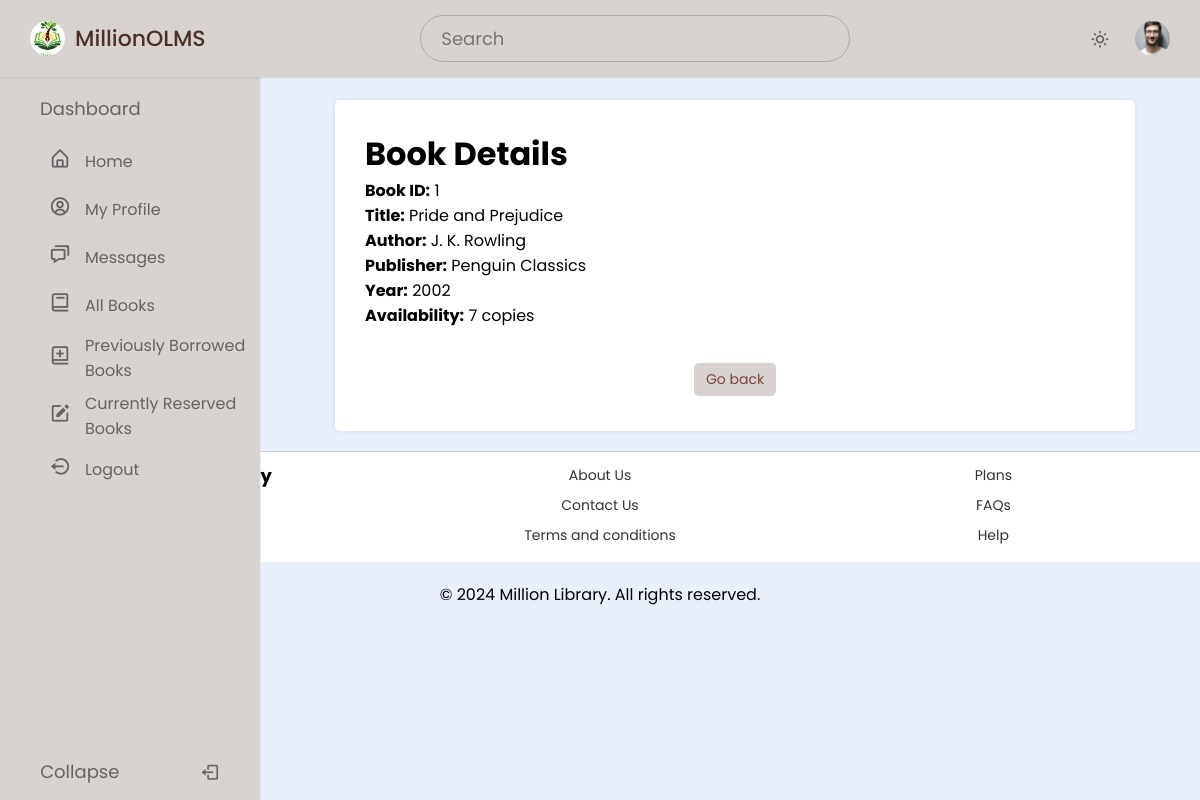
The app's page /user/books_details.php?BookId=1 with its own data.
### tables this page shows
CREATE TABLE `book` (
  `BookId` int NOT NULL,
  `Title` varchar(50) DEFAULT NULL,
  `Publisher` varchar(50) DEFAULT NULL,
  `Year` varchar(50) DEFAULT NULL,
  `Availability` int DEFAULT NULL,
  `Status` enum('Available','Reserved','CheckedOut') NOT NULL DEFAULT 'Available'
);

### user/books_details.php (the view, shortened to what this page needs)
<?php
require('dbconn.php');
$rollno = $_SESSION['RollNo'];
$userQuery = "SELECT * FROM olms.user WHERE RollNo=?";
$userStmt = $conn->prepare($userQuery);
$userStmt->bind_param("s", $rollno);
$userStmt->execute();
$userResult = $userStmt->get_result();
if ($userResult && $userResult->num_rows > 0) {
    $userRow = $userResult->fetch_assoc();
    $ProfilePicture = !empty($userRow['ProfilePicture']) ? $userRow['ProfilePicture'] : 'images/profile.jpg';
} else {
    $ProfilePicture = 'images/profile.jpg';
}
if (isset($_GET['BookId'])) {
    $bookId = $_GET['BookId'];
    $sql = "SELECT * FROM olms.book WHERE BookId = ?";
    $stmt = $conn->prepare($sql);
    $stmt->bind_param("i", $bookId);
    $stmt->execute();
    $result = $stmt->get_result();
    if ($result->num_rows > 0) {
        ?>
        <!DOCTYPE html>
        <html lang="en">
        <head>
            <link href="https://unpkg.com/boxicons@latest/css/boxicons.min.css" rel="stylesheet" />
            <link rel="stylesheet" href="style.css" />
        </head>
        <body>
            <nav class="navbar">
                <div class="logo_item">
                    <img src="images/logo.jpg" alt=""></i>MillionOLMS
                </div>
                <div class="search_bar">
                    <input type="text" placeholder="Search" />
                </div>
                <div class="navbar_content">
                    <i class='bx bx-sun' id="darkLight"></i>
                    <img src="<?php echo $ProfilePicture; ?>" alt="Profile Picture" class="profile" />
                </div>
            </nav>
            <nav class="sidebar">
                <div class="menu_content">
                    <div class="menu_items">
                        <div class="menu_title menu_dahsboard"></div>
                        <li class="item">
                            <a href="home.php" class="nav_link submenu_item">
                                <span class="navlink_icon">
                                    <i class="bx bx-home-alt"></i>
                                </span>
                                <span class="navlink">Home</span>
                            </a>
                        </li>
                        <li class="item">
                            <a href="profile.php" class="nav_link submenu_item">
                                <span class="navlink_icon">
                                    <i class='bx bx-user-circle'></i>
                                </span>
                                <span class="navlink">My Profile</span>
                            </a>
                        </li>
                        <li class="item">
                            <a href="message.php" class="nav_link submenu_item">
                                <span class="navlink_icon">
                                    <i class='bx bx-chat'></i>
                                </span>
                                <span class="navlink">Messages</span>
                            </a>
                        </li>
                        <li class="item">
                            <a href="all_books.php" class="nav_link submenu_item">
                                <span class="navlink_icon">
                                    <i class='bx bx-book'></i>
                                </span>
                                <span class="navlink">All Books</span>
                            </a>
                        </li>
                        <li class="item">
                            <a href="pre_borrowed_book.php" class="nav_link submenu_item">
                                <span class="navlink_icon">
                                    <i class='bx bx-book-add'></i>
                                </span>
                                <span class="navlink">Previously Borrowed <br> Books</span>
                            </a>
                        </li>
                        <li class="item">
                            <a href="currently_reserved.php" class="nav_link submenu_item">
                                <span class="navlink_icon">
                                    <i class='bx bxs-edit'></i>
                                </span>
                                <span class="navlink">Currently Reserved <br> Books</span>
                            </a>
                        </li>
                        <li class="item">
                            <a href="logout.php" class="nav_link submenu_item">
                                <span class="navlink_icon">
                                    <i class='bx bx-log-out-circle'></i>
                                </span>
                                <span class="navlink">Logout</span>
                            </a>
                        </li>
                        <div class="bottom_content">
                            <div class="bottom expand_sidebar">
                                <span> Expand</span>
                            </div>
                            <div class="bottom collapse_sidebar">
                                <span> Collapse</span>
                                <i class='bx bx-log-out'></i>
                            </div>
                        </div>
                    </div>
            </nav>
            <main class="main-content">
                <div class="content">
                    <div class="book-details">
                        <h1>Book Details</h1>
                        <?php
                        $x = $_GET['BookId'];
                        $sql = "SELECT * FROM OLMS.book WHERE BookId = ?";
                        $stmt = $conn->prepare($sql);
                        $stmt->bind_param("i", $x);
                        $stmt->execute();
                        $result = $stmt->get_result();
                        if ($result->num_rows > 0) {
                            $row = $result->fetch_assoc();
                            $bookid = $row['BookId'];
                            $name = $row['Title'];
                            $publisher = $row['Publisher'];
                            $year = $row['Year'];
                            $avail = $row['Availability'];
                            echo "<p><strong>Book ID:</strong> $bookid</p>";
                            echo "<p><strong>Title:</strong> $name</p>";
                            $sql1 = "SELECT * FROM OLMS.author WHERE BookId = ?";
                            $stmt1 = $conn->prepare($sql1);
                            $stmt1->bind_param("i", $bookid);
                            $stmt1->execute();
                            $authorResult = $stmt1->get_result();
                            echo "<p><strong>Author:</strong> ";
                            $authors = [];
                            while ($authorRow = $authorResult->fetch_assoc()) {
                                $authors[] = $authorRow['Author'];
                            }
                            echo implode(", ", $authors) . "</p>";
                            echo "<p><strong>Publisher:</strong> $publisher</p>";
                            echo "<p><strong>Year:</strong> $year</p>";
                            echo "<p><strong>Availability:</strong> ";
                            echo $avail > 0 ? "$avail copies" : "Not Available";
                            echo "</p>";
                        } else {
                            echo "<p>Book details not found.</p>";
                        }
                        ?>
                        <div class="button-container">
                            <a href="all_books.php" class="btn-link">
                                <button class="table_btn">Go back</button>
                            </a>
                        </div>
                    </div>
                </div>
            </main>
            <footer>
                <div class="footer-content">
                    <div>
                        <h3>Million Library</h3>
                        <p>OLMS</p>
                    </div>
                    <div>
                        <ul>
                            <li><a href="Help.php">About Us</a></li>
                            <li><a href="Help.php">Contact Us</a></li>
                            <li><a href="Help.php">Terms and conditions</a></li>
                        </ul>
                    </div>
                    <div>
                        <ul>
                            <li><a href="Help.php">Plans</a></li>
                            <li><a href="Help.php">FAQs</a></li>
                            <li><a href="Help.php">Help</a></li>
                        </ul>
                    </div>
                </div>
            </footer>
            <p class="site-name">&copy; 2024 Million Library. All rights reserved.</p>
        </body>
        </html>
        <?php
    } else {
        echo "Book not found.";
    }
} else {
    echo "No BookId provided.";
}
?>

### user/style.css (style rules this page uses)
* { margin: 0; padding: 0; box-sizing: border-box; font-family: "Poppins", sans-serif; }
:root { --light-brown-color: #d8d2d0; --dark-brown-color: #4b3028; --grey-color: #656464; --light-grey-color: #aaa; }
body { background-color: #e9effb; transition: all 0.5s ease; }
.navbar { position: fixed; top: 0; width: 100%; left: 0; background-color: var(--light-brown-color); display: flex; align-items: center; justify-content: space-between; padding: 15px 30px; z-index: 1000; box-shadow: 0 0 2px var(--light-grey-color); }
.logo_item { display: flex; align-items: center; column-gap: 10px; font-size: 22px; font-weight: 500; color: var(--dark-brown-color); }
.navbar img { width: 35px; height: 35px; object-fit: cover; border-radius: 50%; }
.search_bar { height: 47px; max-width: 430px; width: 100%; }
.search_bar input { height: 100%; width: 100%; border-radius: 25px; font-size: 18px; outline: none; background-color: var(--light-brown-color); color: var(--grey-color); border: 1px solid var(--light-grey-color); padding: 0 20px; }
.navbar_content { display: flex; align-items: center; column-gap: 25px; }
.navbar_content i { cursor: pointer; font-size: 20px; color: var(--grey-color); }
.sidebar { background-color: var(--light-brown-color); width: 260px; position: fixed; top: 0; left: 0; height: 100%; padding: 80px 20px; z-index: 100; overflow-y: scroll; box-shadow: 0 0 1px var(--light-grey-color); transition: all 0.5s ease; }
.menu_content { position: relative; }
.menu_title { margin: 15px 0; padding: 0 20px; font-size: 18px; }
.menu_title::before { color: var(--grey-color); white-space: nowrap; }
.menu_dahsboard::before { content: "Dashboard"; }
.menu_items { padding: 0; list-style: none; }
.navlink_icon { position: relative; font-size: 22px; min-width: 50px; line-height: 40px; display: inline-block; text-align: center; border-radius: 6px; }
.navlink_icon::before { content: ""; position: absolute; height: 100%; width: calc(100% + 100px); left: -20px; }
.sidebar .nav_link { display: flex; align-items: center; width: 100%; padding: 4px 15px; border-radius: 8px; text-decoration: none; color: var(--grey-color); white-space: nowrap; }
.submenu_item { cursor: pointer; }
.bottom_content { position: fixed; bottom: 60px; left: 0; width: 260px; cursor: pointer; transition: all 0.5s ease; }
.bottom { position: absolute; display: flex; align-items: center; left: 0; justify-content: space-around; padding: 18px 0; text-align: center; width: 100%; color: var(--grey-color); border-top: 1px solid var(--grey-color-light); background-color: var(--light-brown-color); }
.bottom i { font-size: 20px; }
.bottom span { font-size: 18px; }
.main-content { grid-area: main; padding: 20px; margin: 80px auto 0 auto; max-width: calc(100% - 250px); margin-left: 270px; transition: margin-left 0.3s ease-in-out; }
.table_btn { display: inline-block; padding: 6px 12px; font-size: 14px; color: #784939; background-color: #d8d2d0; border-radius: 5px; text-decoration: none; border: none; transition: background-color 0.3s; margin: 5px; }
.button-container { display: flex; justify-content: center; gap: 10px; margin-top: 30px; }
input, select { padding: 10px; font-size: 14px; border: 1px solid #ccc; border-radius: 4px; width: 100%; box-sizing: border-box; }
.content { flex: 1; padding: 30px; background: #fff; box-shadow: 0px 0px 5px rgba(0, 0, 0, 0.1); width: 90%; max-width: 800px; border-radius: 5px; margin: 0 auto; }
footer { background-color: #fff; border-top: 1px solid #ccc; padding: 10px; display: flex; justify-content: space-between; margin: 0; width: 100%; align-items: center; flex-wrap: wrap; width: 100%; }
.footer-content { display: flex; justify-content: space-between; width: 100%; max-width: 1200px; margin: 0 auto; flex-wrap: wrap; }
.footer-content div { flex: 1; min-width: 150px; text-align: center; }
footer ul { list-style-type: none; padding: 0; }
footer ul li { margin-bottom: 5px; }
footer ul li a { text-decoration: none; color: #333; font-size: 14px; }
footer h3 { font-size: 18px; margin-bottom: 10px; }
.site-name { text-align: center; margin-top: 20px; }

### records on screen
book: BookId "1", Title "Pride and Prejudice", Publisher "Penguin Classics", Year "2002", Availability "7"

### other values on screen
implode(", ", $authors) "J. K. Rowling"
